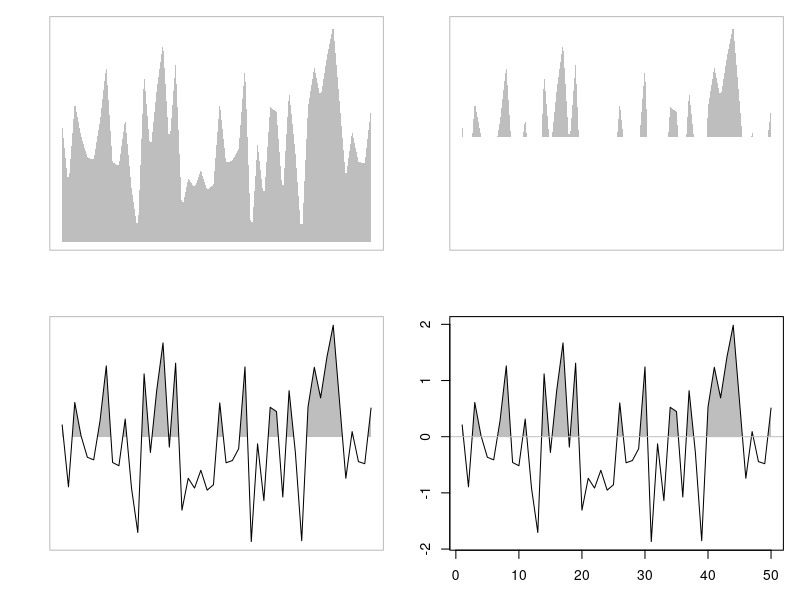

Here is the R script that generated this plot:
xx <- c(1:50)
yy <- rnorm(50)
n <- 50
hline <- 0



xx <- c(1:50)
yy <- rnorm(50)
n <- 50
hline <- 0

par(mfrow=c(2,2), mar=c(3, 3, 1, 1))
plot (yy ~ xx, type="n", axes=FALSE, ann=FALSE)
polygon(c(xx[1], xx, xx[n]), c(min(yy), yy, min(yy)), 
        col="gray", border=NA)

box(col="gray")
plot (yy ~ xx, type="n", axes=FALSE, ann=FALSE)
polygon(c(xx[1], xx, xx[n]), c(min(yy), yy, min(yy)), 
        col="gray", border=NA)

usr <- par("usr")
rect(usr[1], usr[3], usr[2], hline, col="white", border=NA)

box(col="gray")
plot (yy ~ xx, type="n", axes=FALSE, ann=FALSE)
polygon(c(xx[1], xx, xx[n]), c(min(yy), yy, min(yy)), 
        col="gray", border=NA)

usr <- par("usr")
rect(usr[1], usr[3], usr[2], hline, col="white", border=NA)

lines(xx, yy)

box(col="gray")
plot (yy ~ xx, type="n", axes=FALSE, ann=FALSE)
polygon(c(xx[1], xx, xx[n]), c(min(yy), yy, min(yy)), 
        col="gray", border=NA)

usr <- par("usr")
rect(usr[1], usr[3], usr[2], hline, col="white", border=NA)

lines(xx, yy)

abline (h=hline,col="gray")
box()
axis(1)
axis(2) 
